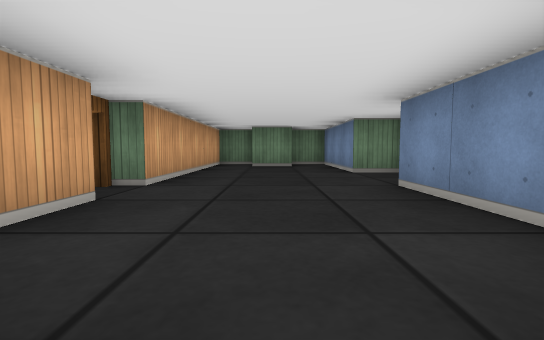
view 1 (above)

24 first-person views from a walk through a cub3D ray-caster map. The camera is about half as high as the walls, tilts 4° down and sees 85° across. The floor is counted in squares. Each view is taken from the middle of a square. On the plan, view 1 faces up. The plan holds only what a view shows up to about 9 squares ahead; the rest is blank.

view 2
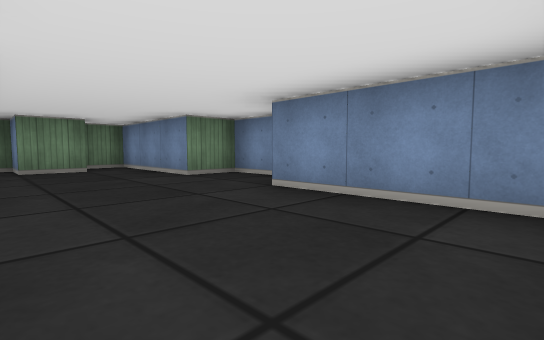

view 3
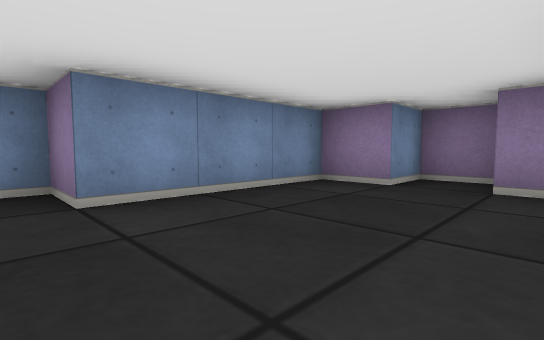

view 4
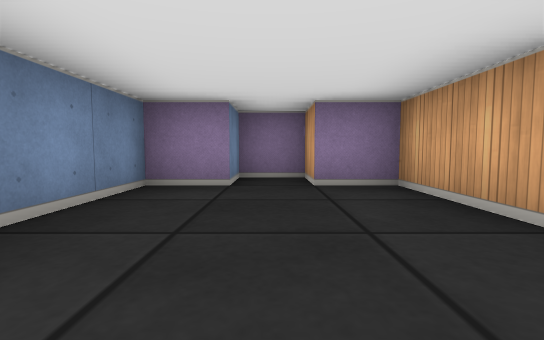

view 5
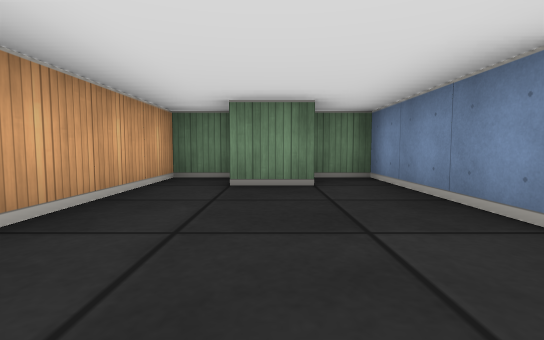

view 6
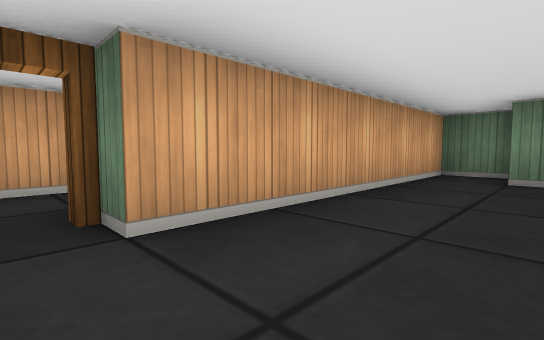

view 7
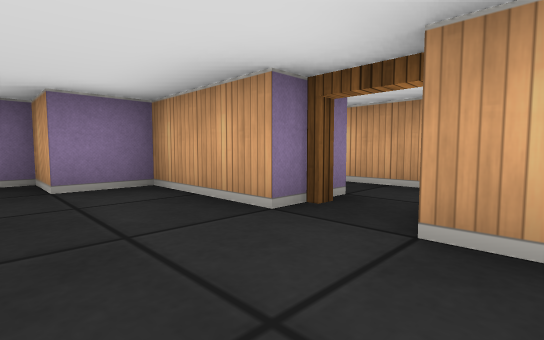

view 8
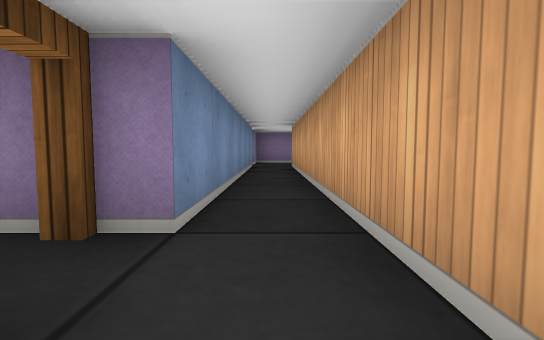

view 9
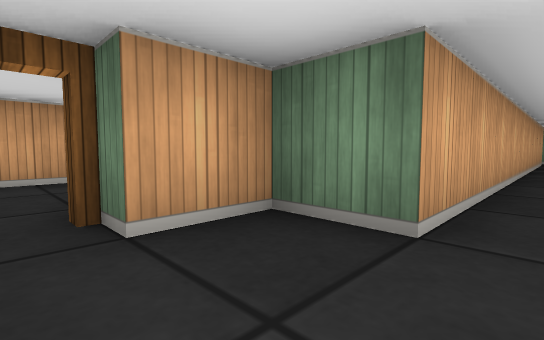

view 10
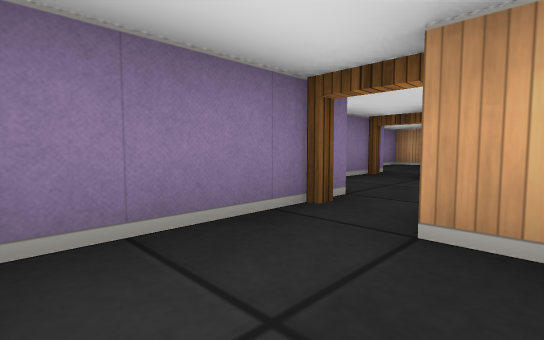

view 11
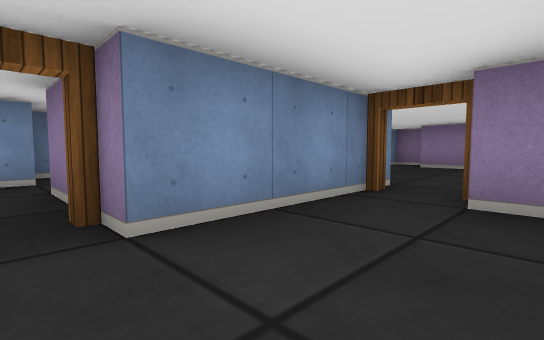

view 12
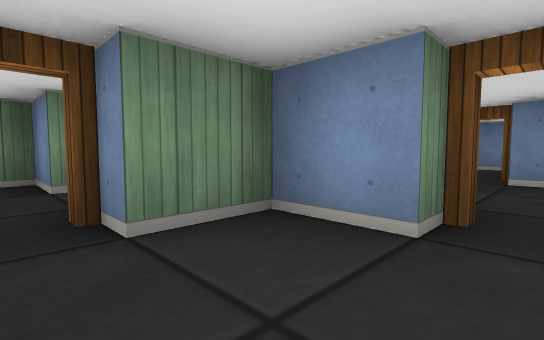

view 13
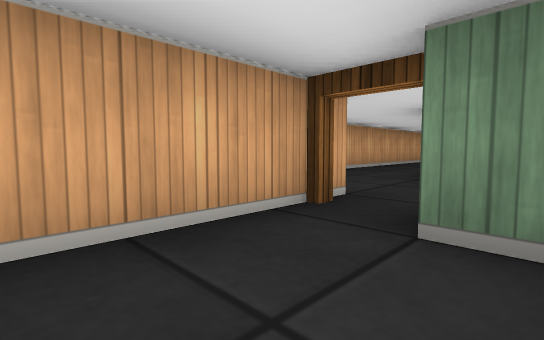

view 14
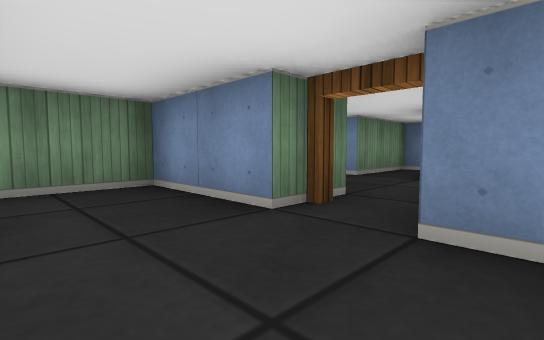

view 15
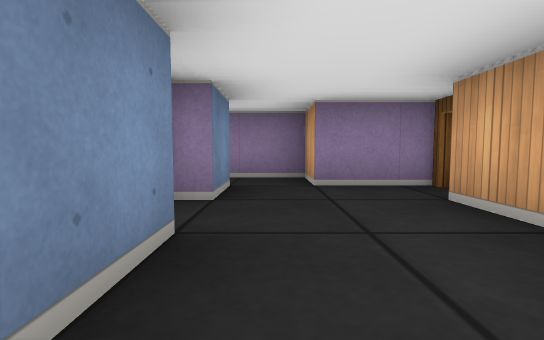

view 16
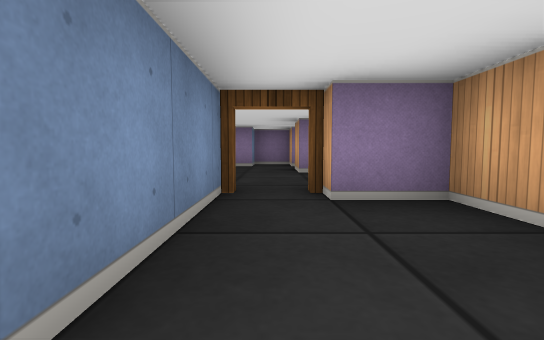

view 17
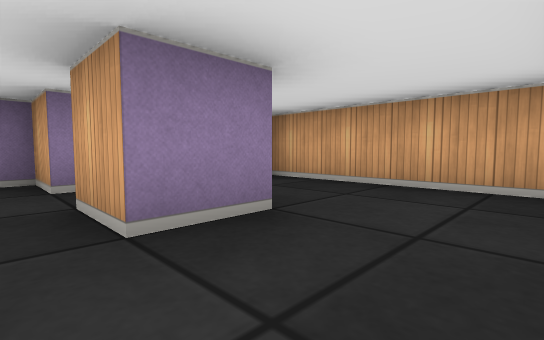

view 18
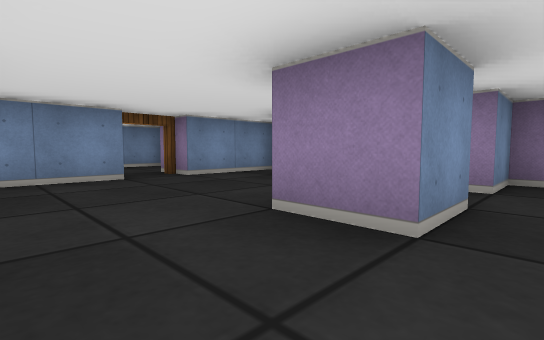

view 19
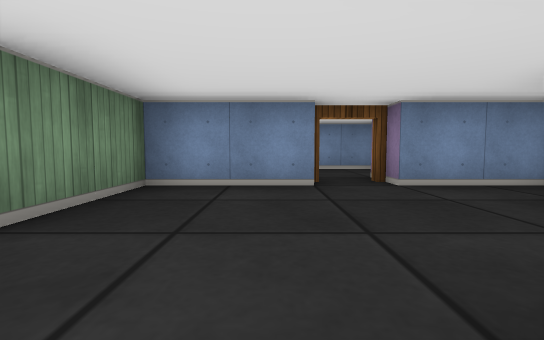

view 20
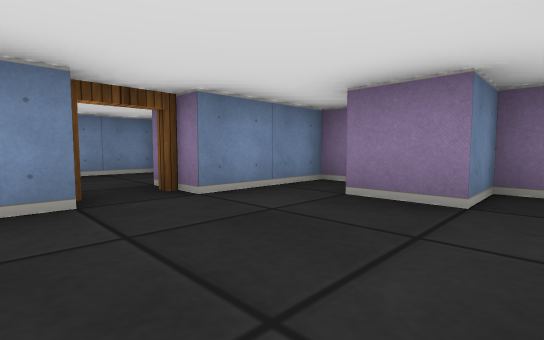

view 21
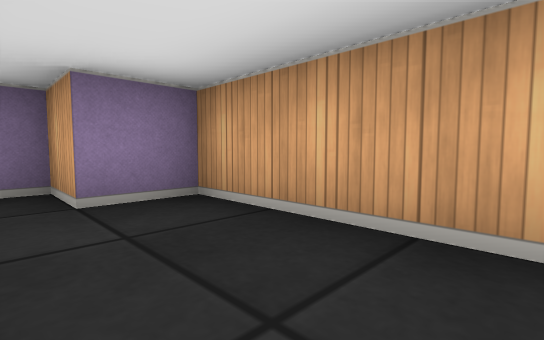

view 22
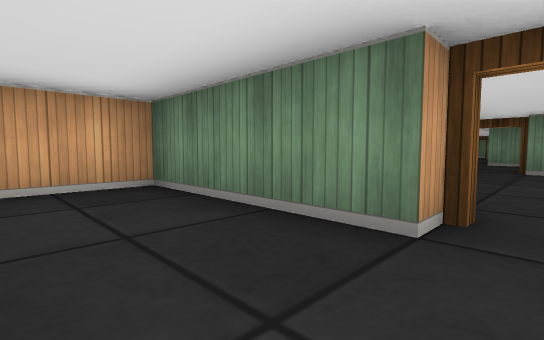

view 23
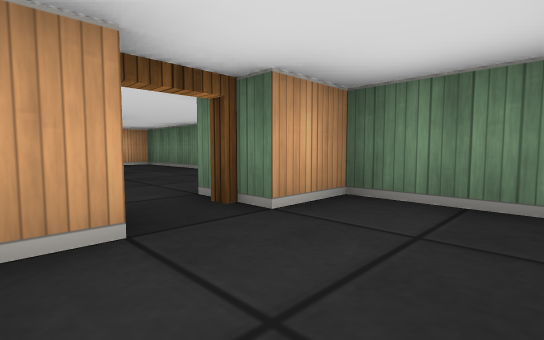

view 24
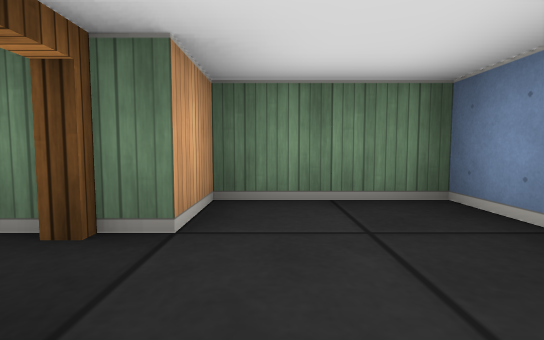

### Floor plan
Points are (right, up) in squares from view 1. A wall is a line through its corners. A room is listed if a view was taken in it or the views show most of it. See-through windows are left out.
Room 1 (views 1, 2, 3, 4, 5, 6, 7)
walls: (-1.5, 2.5) (-1.5, 0.5) (-0.5, 0.5) (-0.5, -0.5) (0.5, -0.5) (0.5, 0.5) (1.5, 0.5) (1.5, 3.5) (2.5, 3.5) (2.5, 5.5) (1.5, 5.5) (1.5, 8.5) (0.5, 8.5); (0.6, 7.5) (-0.5, 7.5) (-0.5, 8.5) (-1.5, 8.5) (-1.5, 3.5)
ways out: open door at (-2, 3) to room 2
Room 2 (views 8, 9, 10)
walls: (-0.4, -3.5) (-2.5, -3.5) (-2.5, 2.5); (-2.5, -5.1) (-2.5, -4.6); (-5.5, -5.5) (-3, -5.5); (-3.5, 5.5) (-3.5, -3.5) (-4.5, -3.5) (-4.5, -4.5)
ways out: open door at (-2, 3) to room 1; open door at (-5, -5) to room 4
Room 3 (views 11, 12, 13, 16)
walls: (-11.5, -6.8) (-11.5, -7.5) (-10.5, -7.5) (-10.5, -8.5) (-9.5, -8.5); (-8.5, -5.5) (-8.5, -4.5) (-9.5, -4.5); (-8.5, -9.5) (-8.5, -6.5); (-10.5, -3.4) (-10.5, -6)
ways out: open door at (-8, -6) to room 4; open door at (-9, -9) to room 5; open door at (-10, -4)
Room 4 (views 14, 15)
walls: (-5.5, -4.5) (-5.5, -2.5) (-6.9, -2.5); (-5.5, -6.6) (-5.5, -5.5); (-7.5, -4.1) (-7.5, -5.5); (-8.5, -6.5) (-6.5, -6.5) (-6.5, -7.5) (-5.2, -7.5)
ways out: open door at (-5, -5) to room 2; open door at (-8, -6) to room 3
Room 5 (views 17, 18, 19, 20, 21, 22)
walls: (-10.5, -12.6) (-10.5, -11.5) (-9.5, -11.5) (-9.5, -12.5); (-9.5, -9.5) (-12.5, -9.5) (-12.5, -13.5) (-11.5, -13.5) (-11.5, -14.5) (-10.5, -14.5) (-10.5, -13.5) (-9.5, -13.5) (-9.5, -14.5) (-8.5, -14.5) (-8.5, -13.5) (-7.5, -13.5); (-6.5, -11.5) (-6.5, -9.5) (-8.5, -9.5); (-7.2, -14.5) (-6.5, -14.5) (-6.5, -12.5)
ways out: open door at (-9, -9) to room 3; open door at (-6, -12) to room 6
Room 6 (views 23, 24)
walls: (-5.5, -12.5) (-5.5, -13); (-3.5, -13.5) (-3.5, -10.5) (-5.5, -10.5) (-5.5, -11.5)
ways out: open door at (-6, -12) to room 5

Where each view was taken, in squares from view 1:
view 1: 0 up, 0 right, facing up
view 2: 1 up, 1 left, facing up-right
view 3: 4 up, 1 left, facing down-right
view 4: 4 up, 0 right, facing down
view 5: 4 up, 0 right, facing up
view 6: 3 up, 0 right, facing up-left
view 7: 4 up, 0 right, facing down-left
view 8: 4 up, 3 left, facing down
view 9: 5 down, 3 left, facing up-left
view 10: 4 down, 3 left, facing down-left
view 11: 6 down, 10 left, facing down-right
view 12: 6 down, 10 left, facing up-right
view 13: 6 down, 9 left, facing up-left
view 14: 6 down, 7 left, facing up-right
view 15: 3 down, 6 left, facing down
view 16: 6 down, 9 left, facing down
view 17: 10 down, 9 left, facing down-left
view 18: 10 down, 11 left, facing down-right
view 19: 11 down, 10 left, facing right
view 20: 11 down, 9 left, facing down-right
view 21: 11 down, 11 left, facing down-left
view 22: 11 down, 9 left, facing up-left
view 23: 13 down, 4 left, facing up-left
view 24: 13 down, 5 left, facing up
